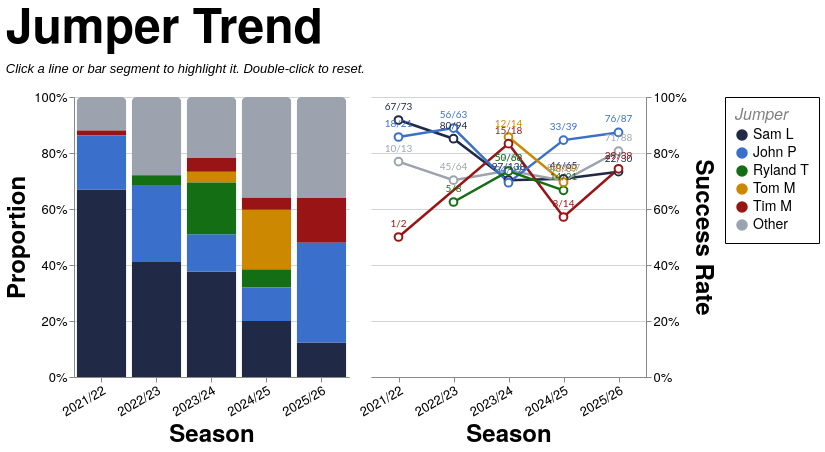

Express this chart as Vega-Lite.
### Vega-Lite specification from a JSON file in a GitHub repository (floating-point values rounded to 4 significant figures; data arrays with more than 128 entries replaced by an {"elided": "..."} marker saying what was removed)
{"config": {"axis": {"labelFont": "PT Sans Narrow, Helvetica Neue, Helvetica, Arial, sans-serif", "titleFont": "PT Sans Narrow, Helvetica Neue, Helvetica, Arial, sans-serif", "labelFontSize": 13, "titleFontSize": 24, "gridColor": "#202947", "gridOpacity": 0.2, "zindex": 1}, "text": {"font": "Lato, sans-serif"}, "bar": {"cornerRadiusEnd": 5}, "header": {"labelFont": "PT Sans Narrow, Helvetica Neue, Helvetica, Arial, sans-serif", "titleFont": "PT Sans Narrow, Helvetica Neue, Helvetica, Arial, sans-serif", "labelFontSize": 24, "titleFontSize": 28, "labelFontWeight": "bold", "orient": "left"}, "legend": {"labelFont": "PT Sans Narrow, Helvetica Neue, Helvetica, Arial, sans-serif", "titleFont": "PT Sans Narrow, Helvetica Neue, Helvetica, Arial, sans-serif", "labelFontSize": 14, "titleFontSize": 16, "titlePadding": 5, "fillColor": "white", "strokeColor": "black", "padding": 10, "titleFontWeight": "lighter", "titleFontStyle": "italic", "titleColor": "gray", "offset": 10}, "title": {"font": "PT Sans Narrow, Helvetica Neue, Helvetica, Arial, sans-serif", "fontSize": 48, "fontWeight": "bold", "anchor": "start", "align": "center", "titlePadding": 20, "subtitlePadding": 10, "subtitleFontSize": 13, "subtitleColor": "", "subtitleFontStyle": "italic", "offset": 15, "color": "black"}, "axisX": {"labelAngle": 0}, "facet": {"title": null, "header": null, "align": {"row": "each", "column": "each"}}, "resolve": {"scale": {"y": "independent", "facet": "independent"}}, "background": "transparent", "scale": {"offsetBandPaddingOuter": 0.2, "offsetBandPaddingInner": 0.1}, "view": {"stroke": null, "background": "transparent"}}, "hconcat": [{"mark": {"type": "bar", "opacity": 0.85}, "encoding": {"color": {"field": "jumper_tier", "scale": {"domain": ["Sam L", "John P", "Ryland T", "Tom M", "Tim M", "Other"], "range": ["#202946", "#3a6fcc", "#146f14", "#cc8800", "#991515", "#9ca3af"]}, "title": "Jumper", "type": "nominal"}, "opacity": {"condition": {"param": "param_12", "value": 1.0, "empty": true}, "value": 0.2}, "order": {"field": "tier_sort_order", "sort": "ascending", "type": "quantitative"}, "tooltip": [{"field": "season", "title": "Season", "type": "nominal"}, {"field": "jumper_tier_name", "title": "Jumper", "type": "nominal"}, {"field": "attempts", "format": ",.0f", "title": "Attempts", "type": "quantitative"}, {"field": "won", "format": ",.0f", "title": "Won", "type": "quantitative"}, {"field": "success_rate", "format": ".1%", "title": "Success Rate", "type": "quantitative"}], "x": {"axis": {"labelAngle": -30}, "field": "season", "sort": ["2021/22", "2022/23", "2023/24", "2024/25", "2025/26"], "title": "Season", "type": "nominal"}, "y": {"axis": {"format": "%", "orient": "left"}, "field": "attempts", "stack": "normalize", "title": "Proportion", "type": "quantitative"}}, "height": 280, "name": "view_10", "transform": [{"filter": "(loSquad == 'All' || datum.squad == loSquad) && (loGameType == 'All' || (loGameType == 'League + Cup' && (datum.game_type == 'League' || datum.game_type == 'Cup')) || (loGameType == 'League only' && datum.game_type == 'League') || datum.game_type == loGameType) && (loThrower == 'All' || datum.thrower == loThrower) && (loArea == 'All' || datum.area == loArea) && (loNumbers == 'All' || datum.numbers == loNumbers)"}, {"aggregate": [{"op": "count", "as": "attempts"}, {"op": "sum", "field": "won", "as": "won"}], "groupby": ["season", "jumper_tier", "jumper_tier_name"]}, {"joinaggregate": [{"op": "sum", "field": "attempts", "as": "season_attempts"}], "groupby": ["season"]}, {"calculate": "datum.attempts / datum.season_attempts", "as": "norm_count"}, {"calculate": "datum.won / datum.attempts", "as": "success_rate"}, {"calculate": "datum.won + '/' + datum.attempts", "as": "won_attempts_label"}, {"calculate": "datum.jumper_tier == 'Sam L' ? 0 : datum.jumper_tier == 'John P' ? 1 : datum.jumper_tier == 'Ryland T' ? 2 : datum.jumper_tier == 'Tom M' ? 3 : datum.jumper_tier == 'Tim M' ? 4 : 999", "as": "tier_sort_order"}], "width": {"step": 55}}, {"layer": [{"mark": {"type": "line", "point": {"fill": "white", "filled": false, "size": 60}, "strokeWidth": 2.5}, "encoding": {"color": {"field": "jumper_tier", "scale": {"domain": ["Sam L", "John P", "Ryland T", "Tom M", "Tim M", "Other"], "range": ["#202946", "#3a6fcc", "#146f14", "#cc8800", "#991515", "#9ca3af"]}, "title": "Jumper", "type": "nominal"}, "detail": {"field": "jumper_tier", "type": "nominal"}, "opacity": {"condition": {"param": "param_12", "value": 1.0, "empty": true}, "value": 0.2}, "tooltip": [{"field": "season", "title": "Season", "type": "nominal"}, {"field": "jumper_tier_name", "title": "Jumper", "type": "nominal"}, {"field": "attempts", "format": ",.0f", "title": "Attempts", "type": "quantitative"}, {"field": "won", "format": ",.0f", "title": "Won", "type": "quantitative"}, {"field": "success_rate", "format": ".1%", "title": "Success Rate", "type": "quantitative"}], "x": {"axis": {"labelAngle": -30}, "field": "season", "sort": ["2021/22", "2022/23", "2023/24", "2024/25", "2025/26"], "title": "Season", "type": "nominal"}, "y": {"axis": {"format": "%", "orient": "right"}, "field": "success_rate", "scale": {"domainMax": 1, "nice": true}, "title": "Success Rate", "type": "quantitative"}}, "name": "view_9", "transform": [{"filter": "(loSquad == 'All' || datum.squad == loSquad) && (loGameType == 'All' || (loGameType == 'League + Cup' && (datum.game_type == 'League' || datum.game_type == 'Cup')) || (loGameType == 'League only' && datum.game_type == 'League') || datum.game_type == loGameType) && (loThrower == 'All' || datum.thrower == loThrower) && (loArea == 'All' || datum.area == loArea) && (loNumbers == 'All' || datum.numbers == loNumbers)"}, {"aggregate": [{"op": "count", "as": "attempts"}, {"op": "sum", "field": "won", "as": "won"}], "groupby": ["season", "jumper_tier", "jumper_tier_name"]}, {"joinaggregate": [{"op": "sum", "field": "attempts", "as": "season_attempts"}], "groupby": ["season"]}, {"calculate": "datum.attempts / datum.season_attempts", "as": "norm_count"}, {"calculate": "datum.won / datum.attempts", "as": "success_rate"}, {"calculate": "datum.won + '/' + datum.attempts", "as": "won_attempts_label"}, {"calculate": "datum.jumper_tier == 'Sam L' ? 0 : datum.jumper_tier == 'John P' ? 1 : datum.jumper_tier == 'Ryland T' ? 2 : datum.jumper_tier == 'Tom M' ? 3 : datum.jumper_tier == 'Tim M' ? 4 : 999", "as": "tier_sort_order"}]}, {"mark": {"type": "text", "align": "center", "baseline": "bottom", "dy": -8, "fontSize": 10}, "encoding": {"color": {"field": "jumper_tier", "scale": {"domain": ["Sam L", "John P", "Ryland T", "Tom M", "Tim M", "Other"], "range": ["#202946", "#3a6fcc", "#146f14", "#cc8800", "#991515", "#9ca3af"]}, "title": "Jumper", "type": "nominal"}, "detail": {"field": "jumper_tier", "type": "nominal"}, "opacity": {"condition": {"param": "param_12", "value": 1.0, "empty": true}, "value": 0.2}, "text": {"field": "won_attempts_label", "type": "nominal"}, "x": {"axis": {"labelAngle": -30}, "field": "season", "sort": ["2021/22", "2022/23", "2023/24", "2024/25", "2025/26"], "title": "Season", "type": "nominal"}, "y": {"axis": {"format": "%", "orient": "right"}, "field": "success_rate", "scale": {"domainMax": 1, "nice": true}, "title": "Success Rate", "type": "quantitative"}}, "transform": [{"filter": "(loSquad == 'All' || datum.squad == loSquad) && (loGameType == 'All' || (loGameType == 'League + Cup' && (datum.game_type == 'League' || datum.game_type == 'Cup')) || (loGameType == 'League only' && datum.game_type == 'League') || datum.game_type == loGameType) && (loThrower == 'All' || datum.thrower == loThrower) && (loArea == 'All' || datum.area == loArea) && (loNumbers == 'All' || datum.numbers == loNumbers)"}, {"aggregate": [{"op": "count", "as": "attempts"}, {"op": "sum", "field": "won", "as": "won"}], "groupby": ["season", "jumper_tier", "jumper_tier_name"]}, {"joinaggregate": [{"op": "sum", "field": "attempts", "as": "season_attempts"}], "groupby": ["season"]}, {"calculate": "datum.attempts / datum.season_attempts", "as": "norm_count"}, {"calculate": "datum.won / datum.attempts", "as": "success_rate"}, {"calculate": "datum.won + '/' + datum.attempts", "as": "won_attempts_label"}, {"calculate": "datum.jumper_tier == 'Sam L' ? 0 : datum.jumper_tier == 'John P' ? 1 : datum.jumper_tier == 'Ryland T' ? 2 : datum.jumper_tier == 'Tom M' ? 3 : datum.jumper_tier == 'Tim M' ? 4 : 999", "as": "tier_sort_order"}]}], "height": 280, "width": {"step": 55}}], "data": {"name": "data-d4731e21ce710675c5eed83ba89a9e4b"}, "params": [{"name": "loSquad", "value": "All"}, {"name": "loSeason", "value": "All"}, {"name": "loGameType", "value": "All"}, {"name": "loThrower", "value": "All"}, {"name": "loJumper", "value": "All"}, {"name": "loArea", "value": "All"}, {"name": "loNumbers", "value": "All"}, {"name": "param_12", "select": {"type": "point", "clear": "dblclick", "fields": ["jumper_tier"], "on": "click"}, "views": ["view_10", "view_9"]}], "resolve": {"scale": {"color": "shared"}}, "spacing": 8, "title": {"text": "Jumper Trend", "subtitle": "Click a line or bar segment to highlight it. Double-click to reset."}, "$schema": "https://vega.github.io/schema/vega-lite/v5.20.1.json", "datasets": {"data-d4731e21ce710675c5eed83ba89a9e4b": {"elided": "1274 records"}}}
